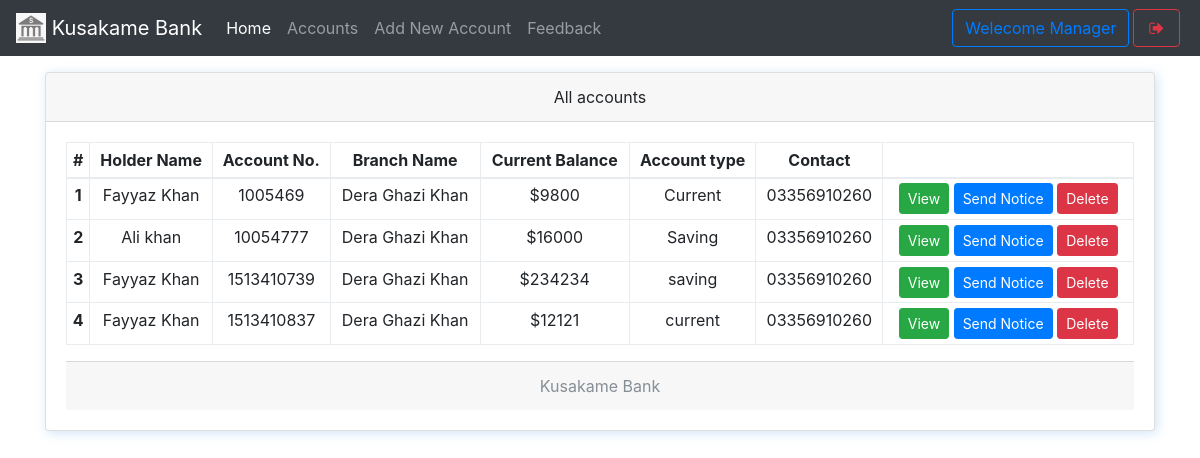
Page /mindex.php (signed in) on the earlier database version.
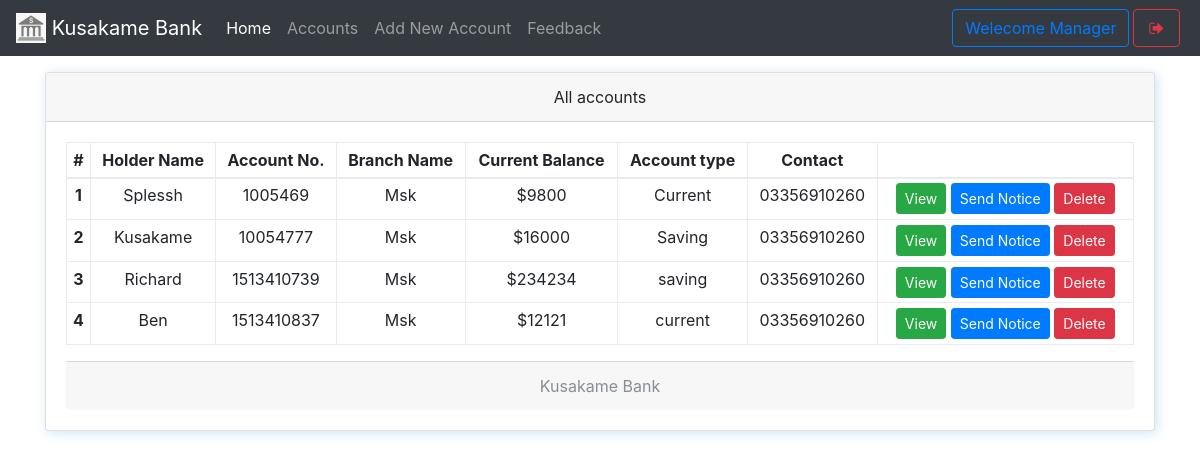
Same page on the later database version.
### tables this page shows
CREATE TABLE `useraccounts` (
  `id` int(11) NOT NULL,
  `email` text NOT NULL,
  `password` text NOT NULL,
  `name` varchar(111) NOT NULL,
  `balance` varchar(111) NOT NULL,
  `cnic` varchar(111) NOT NULL,
  `number` varchar(111) NOT NULL,
  `city` varchar(111) NOT NULL,
  `address` varchar(111) NOT NULL,
  `source` varchar(111) NOT NULL,
  `accountNo` varchar(111) NOT NULL,
  `branch` varchar(111) NOT NULL,
  `accountType` varchar(111) NOT NULL,
  `date` timestamp NOT NULL DEFAULT current_timestamp()
);

CREATE TABLE `branch` (
  `branchId` int(11) NOT NULL,
  `branchNo` varchar(111) NOT NULL,
  `branchName` varchar(111) NOT NULL
);

### mindex.php (the view, shortened to what this page needs)
<!DOCTYPE html>
<html>
<head>
  <?php require 'assets/autoloader.php'; ?>
  <?php require 'assets/function.php'; ?>
</head>
<body style="background-size: 100%" class="bg-gradient-seconday">
<nav class="navbar navbar-expand-lg navbar-dark bg-dark fixed-top">
 <a class="navbar-brand" href="#">
    <img src="images/logo.png" style="object-fit:cover;object-position:center center" width="30" height="30" class="d-inline-block align-top" alt="">
   <?php echo bankname; ?>
  </a>
  <div class="collapse navbar-collapse" id="navbarSupportedContent">
    <ul class="navbar-nav mr-auto">
      <li class="nav-item ">
        <a class="nav-link active" href="mindex.php">Home <span class="sr-only">(current)</span></a>
      </li>
      <li class="nav-item ">  <a class="nav-link" href="maccounts.php">Accounts</a></li>
      <li class="nav-item ">  <a class="nav-link" href="maddnew.php">Add New Account</a></li>
      <li class="nav-item ">  <a class="nav-link" href="mfeedback.php">Feedback</a></li>
    </ul>
    <?php include 'msideButton.php'; ?>
  </div>
</nav><br><br><br>
<div class="container">
<div class="card w-100 text-center shadowBlue">
  <div class="card-header">
    All accounts
  </div>
  <div class="card-body">
   <table class="table table-bordered table-sm">
  <thead>
    <tr>
      <th scope="col">#</th>
      <th scope="col">Holder Name</th>
      <th scope="col">Account No.</th>
      <th scope="col">Branch Name</th>
      <th scope="col">Current Balance</th>
      <th scope="col">Account type</th>
      <th scope="col">Contact</th>
      <th scope="col"></th>
    </tr>
  </thead>
  <tbody>
    <?php
      $i=0;
      $array = $con->query("select * from useraccounts,branch where useraccounts.branch = branch.branchId");
      if ($array->num_rows > 0)
      {
        while ($row = $array->fetch_assoc())
        {$i++;
    ?>
      <tr>
        <th scope="row"><?php echo $i ?></th>
        <td><?php echo $row['name'] ?></td>
        <td><?php echo $row['accountNo'] ?></td>
        <td><?php echo $row['branchName'] ?></td>
        <td>$<?php echo $row['balance'] ?></td>
        <td><?php echo $row['accountType'] ?></td>
        <td><?php echo $row['number'] ?></td>
        <td>
          <a href="show.php?id=<?php echo $row['id'] ?>" class='btn btn-success btn-sm' data-toggle='tooltip' title="View More info">View</a>
          <a href="mnotice.php?id=<?php echo $row['id'] ?>" class='btn btn-primary btn-sm' data-toggle='tooltip' title="Send notice to this">Send Notice</a>
          <a href="mindex.php?delete=<?php echo $row['id'] ?>" class='btn btn-danger btn-sm' data-toggle='tooltip' title="Delete this account">Delete</a>
        </td>
      </tr>
    <?php
        }
      }
     ?>
  </tbody>
</table>
  <div class="card-footer text-muted">
    <?php echo bankname; ?>
  </div>
</div>
</body>
</html>

### assets/autoloader.php (shortened to what this page needs)
<link rel="stylesheet" type="text/css" href="css/bootstrap.min.css">
<link rel="stylesheet" type="text/css" href="css/custom.css">
<link rel="stylesheet" type="text/css" href="font-awesome/css/font-awesome.min.css">

### msideButton.php
<form class="form-inline my-2 my-lg-0">
       	<button class="btn btn-outline-primary">Welecome Manager</button>
        <a href="logout.php" data-toggle="tooltip" title="Logout" class="btn btn-outline-danger mx-1" ><i class="fa fa-sign-out fa-fw"></i></a>
</form>

### css/custom.css (style rules this page uses)
.shadowBlue { box-shadow: 2px 2px 11px #75b3e759 }

Differences in the rows shown:
changed useraccounts "Current": name "Fayyaz Khan" → "Splessh"; branch.branchName "Dera Ghazi Khan" → "Msk"
changed useraccounts "Saving": name "Ali khan" → "Kusakame"; branch.branchName "Dera Ghazi Khan" → "Msk"
changed useraccounts "saving": name "Fayyaz Khan" → "Richard"; branch.branchName "Dera Ghazi Khan" → "Msk"
changed useraccounts "current": name "Fayyaz Khan" → "Ben"; branch.branchName "Dera Ghazi Khan" → "Msk"
